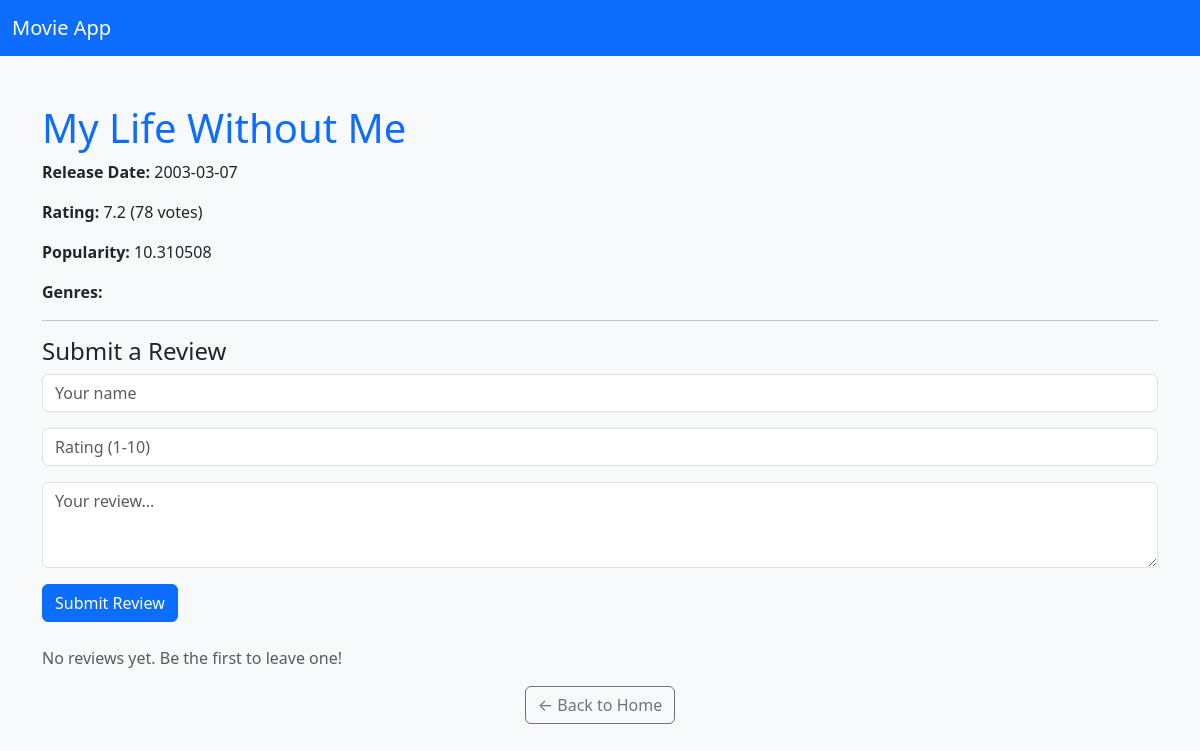
Screenshot of /movie/20 with the database file from the repository.
### app/models.py (models this page shows)
class Movie(db.Model):
    id = db.Column(db.Integer, primary_key=True)
    title = db.Column(db.String(200), nullable=False)
    release_date = db.Column(db.String(50))
    popularity = db.Column(db.Float)
    vote_average = db.Column(db.Float)
    vote_count = db.Column(db.Integer)
    reviews = db.relationship('Review', backref='movie', lazy=True)
    genres = db.relationship('Genre', secondary=movie_genres, back_populates='movies')  # ✅ Add this

### app/routes.py (the view)
@main.route('/movie/<int:movie_id>')
def movie_detail(movie_id):
    movie = Movie.query.get_or_404(movie_id)
    reviews = Review.query.filter_by(movie_id=movie.id).order_by(Review.id.desc()).all()
    return render_template('detail.html', movie=movie, reviews=reviews)

### app/templates/detail.html (shortened to what this page needs)
<!DOCTYPE html>
<html>
<head>
    <link href="https://cdn.jsdelivr.net/npm/bootstrap@5.3.0/dist/css/bootstrap.min.css" rel="stylesheet">
</head>
<body class="bg-light">
<nav class="navbar navbar-expand-lg navbar-dark bg-primary mb-4">
  <div class="container-fluid">
    <a class="navbar-brand" href="{{ url_for('main.home') }}">Movie App</a>
  </div>
</nav>
<div class="container py-4">
    <h1 class="text-primary">{{ movie.title }}</h1>
    <p><strong>Release Date:</strong> {{ movie.release_date }}</p>
    <p><strong>Rating:</strong> {{ movie.vote_average }} ({{ movie.vote_count }} votes)</p>
    <p><strong>Popularity:</strong> {{ movie.popularity }}</p>
    <p><strong>Genres:</strong>
    </p>
    <hr>
    <h4>Submit a Review</h4>
    <form method="POST" action="{{ url_for('main.add_review', movie_id=movie.id) }}" class="mb-4">
        <div class="mb-3">
            <input type="text" name="reviewer_name" placeholder="Your name" class="form-control" required>
        </div>
        <div class="mb-3">
            <input type="number" name="rating" min="1" max="10" placeholder="Rating (1-10)" class="form-control" required>
        </div>
        <div class="mb-3">
            <textarea name="comment" rows="3" placeholder="Your review..." class="form-control" required></textarea>
        </div>
        <button type="submit" class="btn btn-primary">Submit Review</button>
    </form>
    {% if reviews %}
    <h4>User Reviews</h4>
    <ul class="list-group mb-4">
        {% for review in reviews %}
        <li class="list-group-item">
            <strong>{{ review.reviewer_name }}</strong> – ⭐ {{ review.rating }}
            <p class="mb-0">{{ review.comment }}</p>
        </li>
        {% endfor %}
    </ul>
    {% else %}
    <p class="text-muted">No reviews yet. Be the first to leave one!</p>
    {% endif %}
    <div class="text-center">
        <a href="{{ url_for('main.home') }}" class="btn btn-outline-secondary">← Back to Home</a>
    </div>
</div>
</body>
</html>

### rows the page displays
Movie: title "My Life Without Me", release_date "2003-03-07", vote_average "7.2", vote_count "78", popularity "10.310508"
